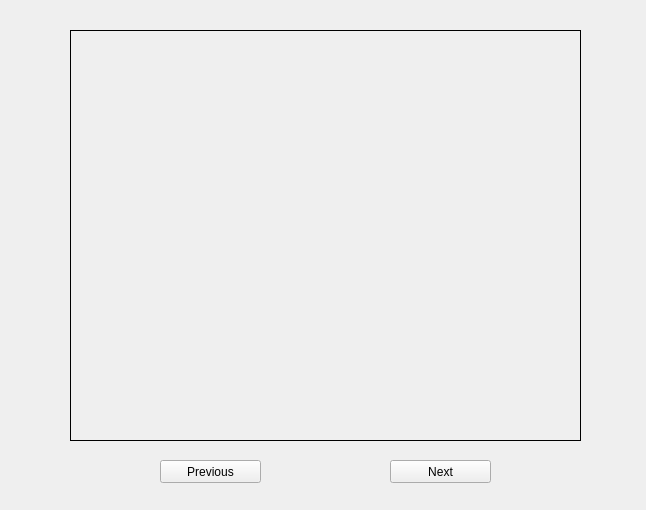
<?xml version="1.0" encoding="UTF-8"?>
<ui version="4.0">
 <class>MainWindow</class>
 <widget class="QMainWindow" name="MainWindow">
  <property name="geometry">
   <rect>
    <x>0</x>
    <y>0</y>
    <width>646</width>
    <height>510</height>
   </rect>
  </property>
  <property name="windowTitle">
   <string>MainWindow</string>
  </property>
  <widget class="QWidget" name="centralwidget">
   <widget class="QLabel" name="imgLbl">
    <property name="geometry">
     <rect>
      <x>70</x>
      <y>30</y>
      <width>511</width>
      <height>411</height>
     </rect>
    </property>
    <property name="frameShape">
     <enum>QFrame::Box</enum>
    </property>
    <property name="text">
     <string/>
    </property>
   </widget>
   <widget class="QPushButton" name="nextBtn">
    <property name="geometry">
     <rect>
      <x>390</x>
      <y>460</y>
      <width>101</width>
      <height>23</height>
     </rect>
    </property>
    <property name="text">
     <string>Next</string>
    </property>
   </widget>
   <widget class="QPushButton" name="previousBtn">
    <property name="geometry">
     <rect>
      <x>160</x>
      <y>460</y>
      <width>101</width>
      <height>23</height>
     </rect>
    </property>
    <property name="text">
     <string>Previous</string>
    </property>
   </widget>
   <widget class="QLabel" name="container">
    <property name="geometry">
     <rect>
      <x>10</x>
      <y>10</y>
      <width>621</width>
      <height>481</height>
     </rect>
    </property>
    <property name="text">
     <string/>
    </property>
   </widget>
  </widget>
 </widget>
 <resources/>
 <connections/>
</ui>
